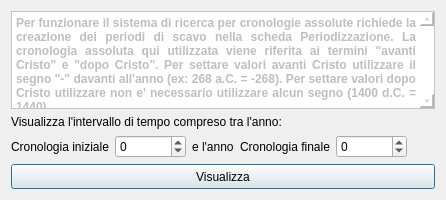
<?xml version="1.0" encoding="UTF-8"?>
<ui version="4.0">
 <class>DialogGisTimeController</class>
 <widget class="QDialog" name="DialogGisTimeController">
  <property name="geometry">
   <rect>
    <x>0</x>
    <y>0</y>
    <width>446</width>
    <height>200</height>
   </rect>
  </property>
  <property name="minimumSize">
   <size>
    <width>400</width>
    <height>156</height>
   </size>
  </property>
  <property name="maximumSize">
   <size>
    <width>500</width>
    <height>250</height>
   </size>
  </property>
  <property name="sizeIncrement">
   <size>
    <width>400</width>
    <height>156</height>
   </size>
  </property>
  <property name="windowTitle">
   <string>pyArchInit Gestione Scavi - Time Controller</string>
  </property>
  <property name="windowIcon">
   <iconset resource="resources.qrc">
    <normaloff>:/images/iconTimeControll.png</normaloff>:/images/iconTimeControll.png</iconset>
  </property>
  <layout class="QGridLayout" name="gridLayout">
   <item row="0" column="0" colspan="7">
    <widget class="QTextEdit" name="textEdit">
     <property name="enabled">
      <bool>false</bool>
     </property>
     <property name="styleSheet">
      <string notr="true">background-color: rgb(255, 255, 255);</string>
     </property>
     <property name="html">
      <string>&lt;!DOCTYPE HTML PUBLIC &quot;-//W3C//DTD HTML 4.0//EN&quot; &quot;http://www.w3.org/TR/REC-html40/strict.dtd&quot;&gt;
&lt;html&gt;&lt;head&gt;&lt;meta name=&quot;qrichtext&quot; content=&quot;1&quot; /&gt;&lt;style type=&quot;text/css&quot;&gt;
p, li { white-space: pre-wrap; }
&lt;/style&gt;&lt;/head&gt;&lt;body style=&quot; font-family:'MS Shell Dlg 2'; font-size:8.25pt; font-weight:400; font-style:normal;&quot;&gt;
&lt;p align=&quot;justify&quot; style=&quot; margin-top:0px; margin-bottom:0px; margin-left:0px; margin-right:0px; -qt-block-indent:0; text-indent:0px;&quot;&gt;&lt;span style=&quot; font-size:9pt; font-weight:600;&quot;&gt;Per funzionare il sistema di ricerca per cronologie assolute richiede la creazione dei periodi di scavo nella scheda Periodizzazione. La cronologia assoluta qui utilizzata viene riferita ai termini &amp;quot;avanti Cristo&amp;quot; e &amp;quot;dopo Cristo&amp;quot;. Per settare valori avanti Cristo utilizzare il segno &amp;quot;-&amp;quot; davanti all'anno (ex: 268 a.C. = -268). Per settare valori dopo Cristo utilizzare non e' necessario utilizzare alcun segno (1400 d.C. = 1440).&lt;/span&gt;&lt;/p&gt;
&lt;p align=&quot;justify&quot; style=&quot;-qt-paragraph-type:empty; margin-top:0px; margin-bottom:0px; margin-left:0px; margin-right:0px; -qt-block-indent:0; text-indent:0px; font-size:9pt; font-weight:600;&quot;&gt;&lt;/p&gt;&lt;/body&gt;&lt;/html&gt;</string>
     </property>
    </widget>
   </item>
   <item row="1" column="0" colspan="6">
    <widget class="QLabel" name="label_2">
     <property name="text">
      <string>Visualizza l'intervallo di tempo compreso tra l'anno:</string>
     </property>
    </widget>
   </item>
   <item row="2" column="0">
    <widget class="QLabel" name="label">
     <property name="text">
      <string>Cronologia iniziale</string>
     </property>
    </widget>
   </item>
   <item row="2" column="1">
    <widget class="QSpinBox" name="spinBox_cron_iniz">
     <property name="minimum">
      <number>-4000000</number>
     </property>
     <property name="maximum">
      <number>2010</number>
     </property>
     <property name="singleStep">
      <number>250</number>
     </property>
    </widget>
   </item>
   <item row="3" column="0" colspan="7">
    <widget class="QPushButton" name="pushButton_visualize">
     <property name="minimumSize">
      <size>
       <width>100</width>
       <height>25</height>
      </size>
     </property>
     <property name="toolTip">
      <string>Prev rec</string>
     </property>
     <property name="text">
      <string>Visualizza</string>
     </property>
    </widget>
   </item>
   <item row="2" column="2">
    <widget class="QLabel" name="label_4">
     <property name="text">
      <string>e l'anno</string>
     </property>
    </widget>
   </item>
   <item row="2" column="3">
    <widget class="QLabel" name="label_3">
     <property name="text">
      <string>Cronologia finale</string>
     </property>
    </widget>
   </item>
   <item row="2" column="4">
    <widget class="QSpinBox" name="spinBox_cron_fin">
     <property name="minimum">
      <number>-4000000</number>
     </property>
     <property name="maximum">
      <number>2010</number>
     </property>
     <property name="singleStep">
      <number>250</number>
     </property>
    </widget>
   </item>
  </layout>
 </widget>
 <resources>
  <include location="resources.qrc"/>
 </resources>
 <connections/>
</ui>
